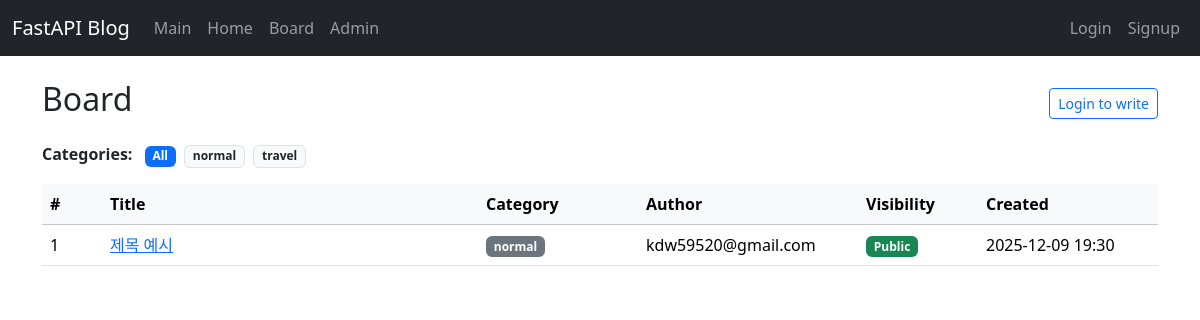
Page /board/ on the earlier database version.
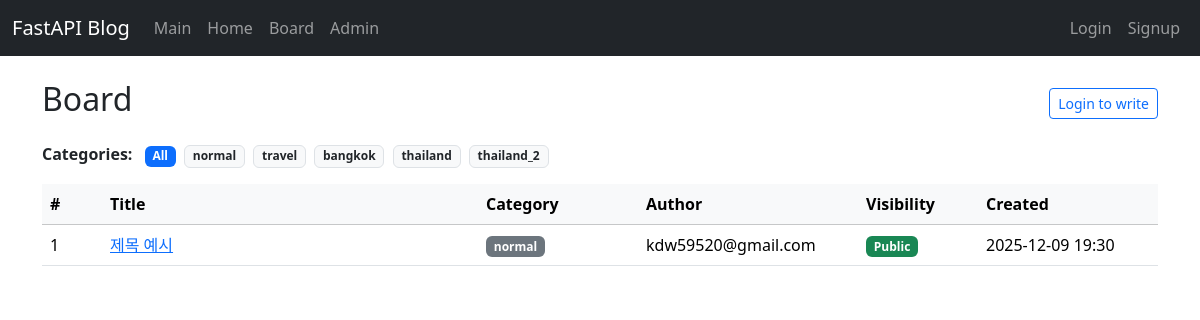
Same page on the later database version.
### app/models.py (models this page shows, shortened)
class BoardCategory(Base):
    __tablename__ = "board_categories"
    id = Column(Integer, primary_key=True, index=True)
    name = Column(String(100), nullable=False, unique=True)
    description = Column(String(255), nullable=True)
    created_at = Column(DateTime, default=now_kst)
    parent_id = Column(Integer, ForeignKey("board_categories.id"), nullable=True)
    parent = relationship(
        "BoardCategory",
        remote_side="BoardCategory.id",
        back_populates="children",
    )
    children = relationship(
        "BoardCategory",
        back_populates="parent",
        cascade="all, delete-orphan",
    )
    posts = relationship("BoardPost", back_populates="category")

class BoardPost(Base):
    __tablename__ = "board_posts"
    id = Column(Integer, primary_key=True, index=True)
    title = Column(String(200), nullable=False)
    content = Column(Text, nullable=False)
    content_html = Column(Text, nullable=True)
    author = Column(String(255), nullable=False)
    is_private = Column(Boolean, default=False)
    category_id = Column(
        Integer,
        ForeignKey("board_categories.id"),
        nullable=True,
    )
    category = relationship("BoardCategory", back_populates="posts")
    user_id = Column(Integer, ForeignKey("users.id"), nullable=False)
    user = relationship("User", back_populates="posts")
    created_at = Column(DateTime, default=now_kst)
    updated_at = Column(
        DateTime,
        default=now_kst,
        onupdate=now_kst,
    )

### app/routers/board/router.py (the view)
@router.get("/", response_class=HTMLResponse)
def board_list(
    request: Request,
    category_id: Optional[int] = None,
    page: int = 1,
    size: int = 10,
    db: Session = Depends(get_db),
    current_user: Optional[models.User] = Depends(get_current_user_optional),
):
    ensure_default_category(db)
    categories = (
        db.query(models.BoardCategory)
        .order_by(models.BoardCategory.created_at.asc())
        .all()
    )
    q = db.query(models.BoardPost).options(
        joinedload(models.BoardPost.category),
        joinedload(models.BoardPost.user)
    )
    if category_id:
        q = q.filter(models.BoardPost.category_id == category_id)
    if not current_user:
        q = q.filter(models.BoardPost.is_private == False)
    else:
        q = q.filter(
            or_(
                models.BoardPost.is_private == False,
                models.BoardPost.user_id == current_user.id,
            )
        )
    total_posts = q.count()
    total_pages = (total_posts + size - 1) // size if total_posts > 0 else 1
    page = max(1, min(page, total_pages))
    posts = q.order_by(models.BoardPost.created_at.desc()).offset((page - 1) * size).limit(size).all()
    return templates.TemplateResponse(
        "board_list.html",
        {
            "request": request,
            "posts": posts,
            "categories": categories,
            "selected_category_id": category_id,
            "current_user": current_user,
            "page": page,
            "total_pages": total_pages,
            "size": size,
        },
    )

### app/templates/board_list.html (shortened to what this page needs)
{% extends "base.html" %}
{% block content %}
<div class="d-flex justify-content-between align-items-center mb-3">
  <h2>Board</h2>
  <div class="d-flex gap-2">
    {% if current_user %}
    <a href="/board/categories" class="btn btn-outline-secondary btn-sm">
      Manage Categories
    </a>
    <a href="/board/new" class="btn btn-primary btn-sm">New Post</a>
    {% else %}
    <a href="/auth/login?next=/board/new" class="btn btn-outline-primary btn-sm">
      Login to write
    </a>
    {% endif %}
  </div>
</div>
<div class="mb-3">
  <span class="me-2 fw-semibold">Categories:</span>
  <a href="/board/"
    class="badge {% if not selected_category_id %}bg-primary{% else %}bg-light text-dark border{% endif %} text-decoration-none me-1">
    All
  </a>
  {% for cat in categories %}
  <a href="/board/?category_id={{ cat.id }}"
    class="badge {% if selected_category_id == cat.id %}bg-primary{% else %}bg-light text-dark border{% endif %} text-decoration-none me-1">
    {{ cat.name }}
  </a>
  {% endfor %}
</div>
<table class="table table-hover align-middle">
  <thead class="table-light">
    <tr>
      <th style="width: 60px;">#</th>
      <th>Title</th>
      <th style="width: 160px;">Category</th>
      <th style="width: 220px;">Author</th>
      <th style="width: 120px;">Visibility</th>
      <th style="width: 180px;">Created</th>
    </tr>
  </thead>
  <tbody>
    {% for post in posts %}
    <tr>
      <td>{{ (page - 1) * size + loop.index }}</td>
      <td>
        <a href="/board/{{ post.id }}">
          {{ post.title }}
        </a>
      </td>
      <td>
        {% if post.category %}
        <span class="badge bg-secondary">{{ post.category.name }}</span>
        {% else %}
        <span class="text-muted small">-</span>
        {% endif %}
      </td>
      <td>{{ post.author }}</td>
      <td>
        {% if post.is_private %}
        <span class="badge bg-secondary">Private</span>
        {% else %}
        <span class="badge bg-success">Public</span>
        {% endif %}
      </td>
      <td>{{ post.created_at.strftime("%Y-%m-%d %H:%M") }}</td>
    </tr>
    {% else %}
    <tr>
      <td colspan="6">No posts yet.</td>
    </tr>
    {% endfor %}
  </tbody>
</table>
{% endblock %}

### app/templates/base.html (shortened to what this page needs)
<!doctype html>
<html lang="en">
  <head>
    <link href="https://cdn.jsdelivr.net/npm/bootstrap@5.3.3/dist/css/bootstrap.min.css" rel="stylesheet">
  </head>
  <body>
    <nav class="navbar navbar-expand-lg navbar-dark bg-dark mb-4">
      <div class="container-fluid">
        <a class="navbar-brand" href="/main">FastAPI Blog</a>
        <div class="collapse navbar-collapse" id="navbarNav">
          <ul class="navbar-nav me-auto mb-2 mb-lg-0">
            <li class="nav-item">
              <a class="nav-link" href="/main">Main</a>
            </li>
            <li class="nav-item">
              <a class="nav-link" href="/">Home</a>
            </li>
            <li class="nav-item">
              <a class="nav-link" href="/board/">Board</a>
            </li>
            <li class="nav-item">
              <a class="nav-link" href="/admin/">Admin</a>
            </li>
          </ul>
          <ul class="navbar-nav ms-auto mb-2 mb-lg-0">
            {% if current_user %}
              <li class="nav-item">
                <span class="navbar-text me-2">
                  {{ current_user.username }}
                </span>
              </li>
              <li class="nav-item">
                <a class="nav-link" href="/auth/logout">Logout</a>
              </li>
            {% else %}
              <li class="nav-item">
                <a class="nav-link" href="/auth/login">Login</a>
              </li>
              <li class="nav-item">
                <a class="nav-link" href="/auth/signup">Signup</a>
              </li>
            {% endif %}
          </ul>
        </div>
      </div>
    </nav>
    <main class="container">
      {% block content %}{% endblock %}
    </main>
  </body>
</html>

Differences in the rows shown:
added BoardCategory: name "bangkok"
added BoardCategory: name "thailand"
added BoardCategory: name "thailand_2"
